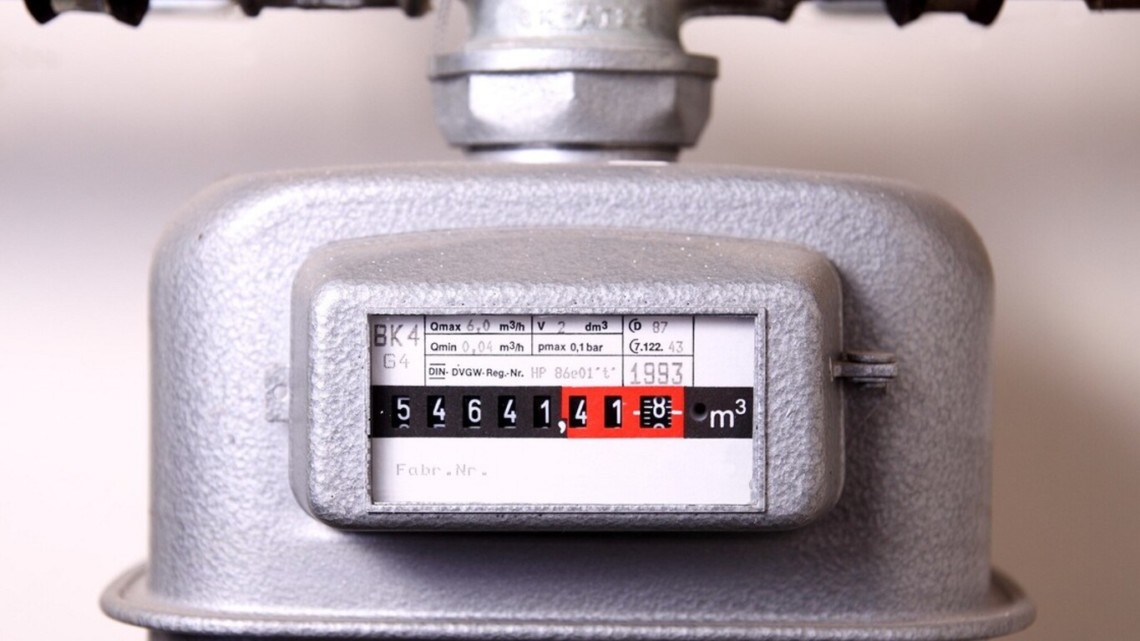
#> input picture tasks/task8/numer bio1/lich2.jpg, 1140 x 641 px, found by its file name
$ python 'task8_lich2).py'
#> lines starting #> are read from the running program, lines starting #| are printed output that depends on the picture; after the words box and inside, x2 and y2 are one past the last pixel; in counts of white or black regions, pixels touching at a corner belong together
import cv2
import pytesseract
import re
import imutils
import numpy as np

img = cv2.imread('/home/rodion/yuliia0/aboba/tasks/task8/numer bio1/lich2.jpg')
#> img is the input picture: shape (641, 1140, 3); mean B, G, R 172, 165.9, 179
img = imutils.resize(img, width=800 )
#> img: shape (449, 800, 3)
gray = cv2.cvtColor(img, cv2.COLOR_BGR2GRAY)
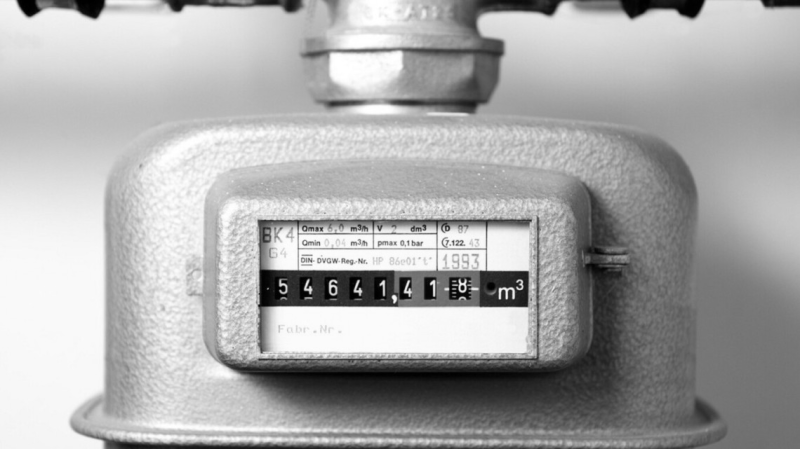
#> gray: shape (449, 800); min 0, max 255, mean 170.5
gray = cv2.blur(gray, (3,3))
'''cv2.imshow('cool', img)'''

"""обрізка, квадрат"""
canny= cv2.Canny(gray, 270, 270 * 2)
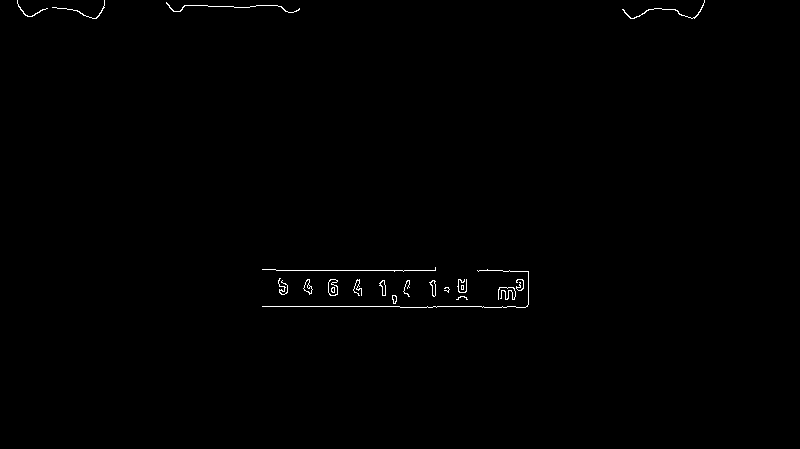
#> canny: shape (449, 800); 0.43% white in thin lines or dots, all inside (x1, y1, x2, y2) = (17, 0, 705, 308)
cv2.imshow('non',canny )
contours, hierarchy = cv2.findContours(canny, cv2.RETR_TREE, cv2.CHAIN_APPROX_SIMPLE)
#> contours = 29 contours, 17 with area under 20; largest, box (x1, y1, x2, y2) and area: (328, 279, 338, 296) 120, (328, 279, 338, 296) 112, (303, 279, 313, 295) 67, (303, 279, 313, 294) 54, (429, 280, 436, 297) 53

boundRect = [None]*len(contours)
#> boundRect = 29 items
list=[]
for i, c in enumerate(contours):
    boundRect[i] = cv2.boundingRect(cv2.approxPolyDP(c, 3, True))
#> this loop made 29 passes
#> c on pass 6: [[461, 285], [461, 289], [463, 289], [463, 285]]
#> after the loop, boundRect = 29 items, first 6: (456, 299, 12, 1), (392, 295, 5, 9), (393, 295, 2, 9), (498, 287, 18, 13), (445, 287, 4, 6), (461, 285, 3, 5)
for i in range(len(contours)):
    x1=int(boundRect[i][0])
    x2=int(boundRect[i][0]+boundRect[i][2])
    y1=int(boundRect[i][1])
    y2=int(boundRect[i][1]+boundRect[i][3])
    '''if (boundRect[i][3])>12 and boundRect[i][2]>12:'''
    if 100*(boundRect[i][3])>boundRect[i][2] and 0*(boundRect[i][3])<boundRect[i][2]:
        lines=cv2.rectangle(gray, (x1, y1), (x2, y2), (100,10,40), 2)
        length=boundRect[i][2]
        """мікро-перерва для відшивання ліній"""
        list.append((x1,y1,x2,y2,length))
        """закінчення набору списку прямокутників-обітків"""
#> this loop made 29 passes
#> (x1, x2, y1, y2, length) on passes 1 to 12: (456, 468, 299, 300, 12), (392, 397, 295, 304, 5), (393, 395, 295, 304, 2), (498, 516, 287, 300, 18), (445, 449, 287, 293, 4), (461, 464, 285, 290, 3), (462, 463, 285, 290, 1), (429, 435, 280, 297, 6), (430, 435, 280, 297, 5), (403, 410, 280, 297, 7), (379, 386, 280, 296, 7), (380, 385, 280, 296, 5)
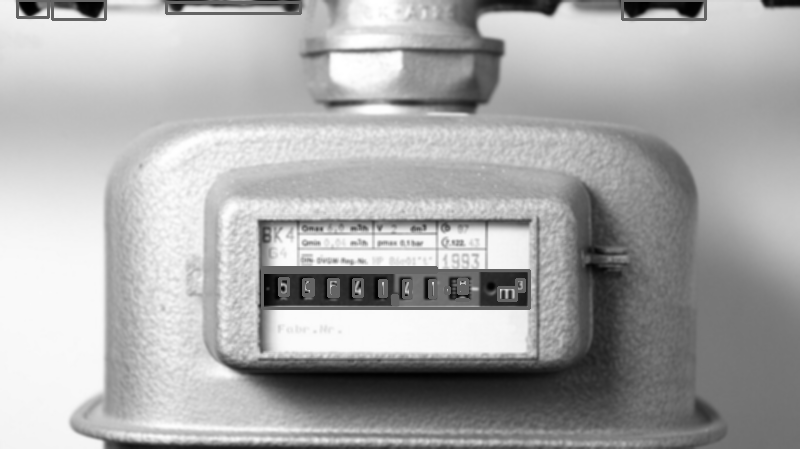
#> gray: shape (449, 800); min 0, max 255, mean 169.9
#> after the loop, list = 29 items, first 6: (456, 299, 468, 300, 12), (392, 295, 397, 304, 5), (393, 295, 395, 304, 2), (498, 287, 516, 300, 18), (445, 287, 449, 293, 4), (461, 285, 464, 290, 3)
'''cv2.imshow('Rt', gray)'''
"""початок розслідування"""
sorted=sorted(list,key=lambda line:line[4],reverse=True)
#> sorted = 29 items, first 6: (262, 270, 529, 308, 267), (262, 267, 436, 272, 174), (166, 2, 300, 13, 134), (622, 0, 705, 19, 83), (52, 0, 105, 19, 53), (17, 0, 48, 17, 31)
'''print(sorted)'''
x1,y1,x2,y2,dov=sorted[0]
#> x1 = 262; y1 = 270; x2 = 529; y2 = 308; dov = 267
'''print(x1,y1,x2,y2,dov)'''
cv2.rectangle(img, (x1, y1), (x2,y2), (100,255,40), 2)
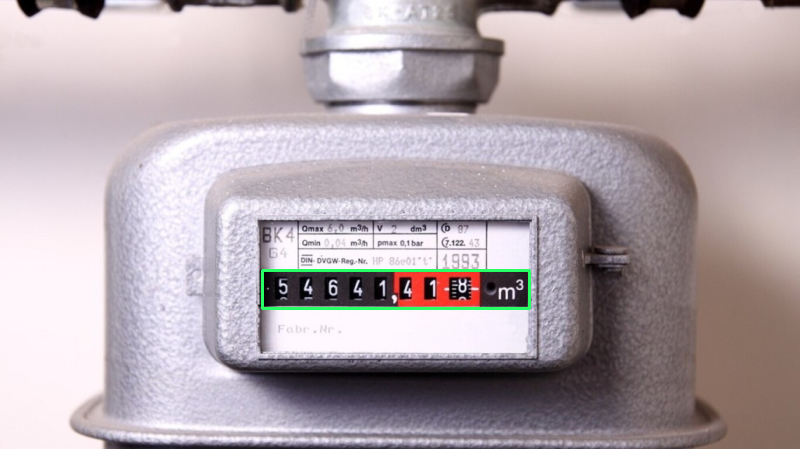
#> img: shape (449, 800, 3); mean B, G, R 171.6, 166.3, 178.2
crop = img[y1:y2, x1:x2]
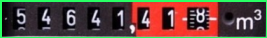
#> crop: shape (38, 267, 3); mean B, G, R 60.6, 70.4, 91.8
'''crop=cv2.GaussianBlur(crop,(3,3),0)'''
crop_gray=cv2.cvtColor(crop, cv2.COLOR_BGR2GRAY)
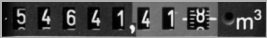
#> crop_gray: shape (38, 267); min 0, max 247, mean 75.7
'''ret, thresh = cv2.threshold(crop_gray, 110, 255, cv2.THRESH_TRUNC)'''
thresh = imutils.resize(crop_gray, width=300 )
thresh = cv2.bilateralFilter(thresh, 11, 17, 17)
thresh= cv2.blur(thresh, (3,3))
ker=np.array([[-1,-1,-1],[-1,9,-1],[-1,-1,-1]])
thresh=cv2.filter2D(thresh,-1,ker)
'''crop_gray = cv2.bilateralFilter(crop_gray, 11, 17, 17)
thresh = imutils.resize(crop_gray, width=200 )'''
ret, thresh = cv2.threshold(thresh, 120, 255, cv2.THRESH_BINARY_INV)
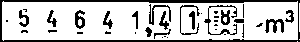
#> thresh: shape (42, 300); 76.6% white; 37 black regions (20 under 20 px), largest, box (x1, y1, x2, y2) and area: (0, 0, 300, 42) 1426, (204, 5, 237, 35) 175, (265, 19, 284, 33) 145
cv2.imshow("Area",thresh )

#> (the run stopped early here; a loop or call above may not have finished)
